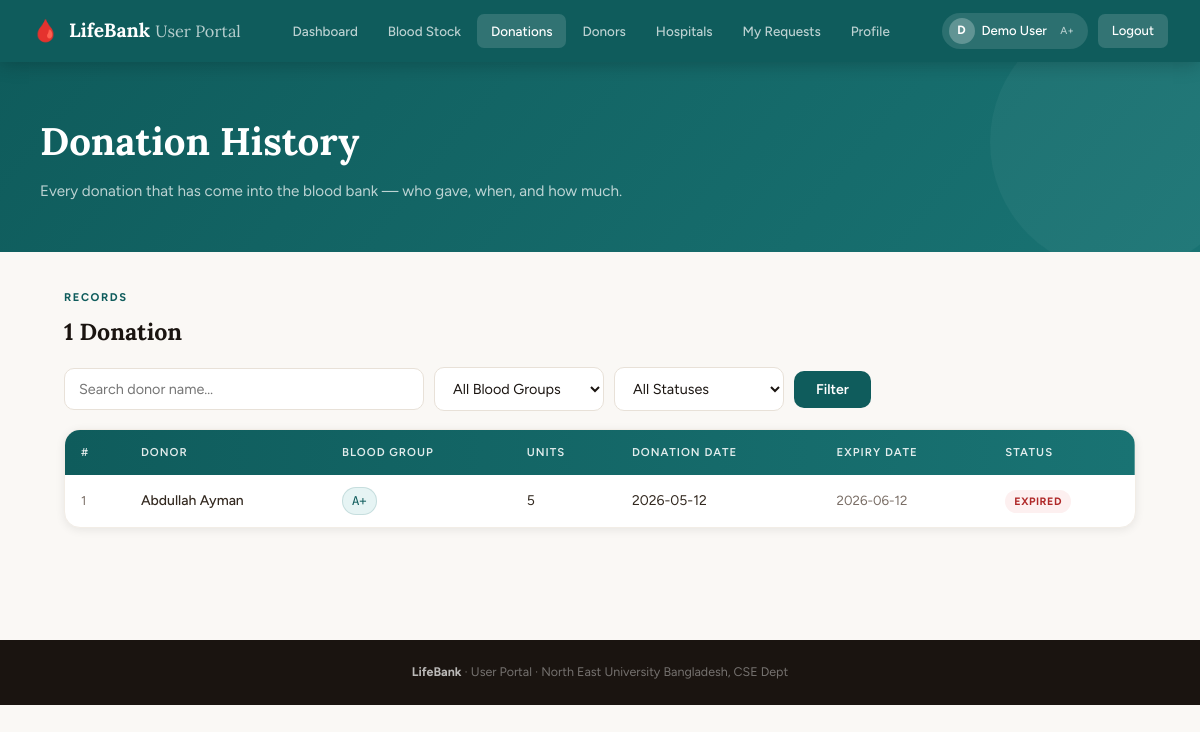
Screenshot of /user/donations.php (signed in) with the database file from the repository.
### tables this page shows
CREATE TABLE IF NOT EXISTS `donation` (
  `Donation_ID`   INT NOT NULL AUTO_INCREMENT,
  `Donor_ID`      INT DEFAULT NULL,
  `Blood_ID`      INT DEFAULT NULL,
  `Units`         INT NOT NULL DEFAULT 1,
  `Donation_Date` DATE DEFAULT NULL,
  `Expiry_Date`   DATE DEFAULT NULL,
  PRIMARY KEY (`Donation_ID`),
  KEY `fk_don_donor` (`Donor_ID`),
  KEY `fk_don_blood`  (`Blood_ID`),
  CONSTRAINT `fk_don_donor` FOREIGN KEY (`Donor_ID`) REFERENCES `donor` (`Donor_ID`) ON DELETE SET NULL,
  CONSTRAINT `fk_don_blood` FOREIGN KEY (`Blood_ID`) REFERENCES `blood` (`Blood_ID`) ON DELETE SET NULL
);

CREATE TABLE IF NOT EXISTS `donor` (
  `Donor_ID`    INT NOT NULL AUTO_INCREMENT,
  `Name`        VARCHAR(100) NOT NULL,
  `Age`         INT DEFAULT NULL,
  `Phone`       VARCHAR(20) DEFAULT NULL,
  `Blood_Group` VARCHAR(3)  DEFAULT NULL,
  `Street`      VARCHAR(255) DEFAULT NULL,
  `City`        VARCHAR(150) DEFAULT NULL,
  `State`       VARCHAR(100) DEFAULT NULL,
  `PIN_Code`    VARCHAR(10)  DEFAULT NULL,
  `Date_Joined` DATE DEFAULT NULL,
  PRIMARY KEY (`Donor_ID`)
);

CREATE TABLE IF NOT EXISTS `blood` (
  `Blood_ID`        INT NOT NULL AUTO_INCREMENT,
  `Blood_Group`     VARCHAR(3) NOT NULL,
  `Units`           INT NOT NULL DEFAULT 1,
  `Collection_Date` DATE DEFAULT NULL,
  `Expiry_Date`     DATE DEFAULT NULL,
  PRIMARY KEY (`Blood_ID`)
);

### user/donations.php (the view, shortened to what this page needs)
<?php
require_once 'config.php';
$bg_filter = isset($_GET['blood_group']) ? mysqli_real_escape_string($conn,$_GET['blood_group']) : '';
$search    = isset($_GET['search'])      ? mysqli_real_escape_string($conn,trim($_GET['search'])) : '';
$status_f  = isset($_GET['status'])      ? $_GET['status'] : '';
$conds = [];
$where = $conds ? 'WHERE '.implode(' AND ',$conds) : '';
$total  = mysqli_fetch_row(mysqli_query($conn,"SELECT COUNT(*) FROM donation d JOIN donor dn ON d.Donor_ID=dn.Donor_ID JOIN blood b ON d.Blood_ID=b.Blood_ID $where"))[0];
$result = mysqli_query($conn,"
    SELECT d.Donation_ID, dn.Name AS DonorName, b.Blood_Group, d.Units, d.Donation_Date, b.Expiry_Date
    FROM donation d
    JOIN donor dn ON d.Donor_ID=dn.Donor_ID
    JOIN blood  b  ON d.Blood_ID=b.Blood_ID
    $where
    ORDER BY d.Donation_Date DESC, d.Donation_ID DESC");
?>
<!DOCTYPE html><html lang="en"><head>
<link rel="stylesheet" href="user_style.css">
</head><body>
<?php include 'navbar.php'; ?>
<div class="page-hero">
    <div class="page-hero-inner">
        <h1>Donation History</h1>
        <p>Every donation that has come into the blood bank — who gave, when, and how much.</p>
    </div>
</div>
<div class="page-wrap">
    <div class="sec-eyebrow">Records</div>
    <h2 class="sec-title" style="margin-bottom:16px;"><?= $total ?> Donation<?= $total!=1?'s':'' ?></h2>
    <form method="GET" class="search-row">
        <input type="text" name="search" class="form-input" placeholder="Search donor name…" value="<?= htmlspecialchars($search) ?>">
        <select name="blood_group" class="form-select">
            <option value="">All Blood Groups</option>
        </select>
        <select name="status" class="form-select">
            <option value="">All Statuses</option>
        </select>
        <button type="submit" class="btn btn-primary">Filter</button>
    </form>
    <div class="table-wrap">
        <table class="u-table">
            <thead><tr><th>#</th><th>Donor</th><th>Blood Group</th><th>Units</th><th>Donation Date</th><th>Expiry Date</th><th>Status</th></tr></thead>
            <tbody>
            <?php $n=0; while($r=mysqli_fetch_assoc($result)): $n++;
                $expired = strtotime($r['Expiry_Date']) < time();
                $expiring = !$expired && strtotime($r['Expiry_Date']) <= strtotime('+7 days');
                $cls = $expired ? 'expired' : ($expiring ? 'expiring' : 'valid');
                $lbl = $expired ? 'Expired'  : ($expiring ? 'Expiring Soon' : 'Valid');
            ?>
            <tr>
                <td style="color:var(--muted);font-size:.8rem;"><?= $r['Donation_ID'] ?></td>
                <td style="font-weight:500;"><?= htmlspecialchars($r['DonorName']) ?></td>
                <td><span class="bb"><?= $r['Blood_Group'] ?></span></td>
                <td><?= $r['Units'] ?></td>
                <td><?= $r['Donation_Date'] ?></td>
                <td style="font-size:.83rem;color:var(--muted);"><?= $r['Expiry_Date'] ?></td>
                <td><span class="pill <?= $cls ?>"><?= $lbl ?></span></td>
            </tr>
            <?php endwhile; if($n===0): ?>
            <tr><td colspan="7" class="empty-row">No donations found<?= ($bg_filter||$search||$status_f)?' for that filter.':'.'; ?></td></tr>
            <?php endif; ?>
            </tbody>
        </table>
    </div>
</div>
<footer style="background:var(--ink);color:rgba(255,255,255,.4);text-align:center;padding:22px;font-size:.78rem;margin-top:48px;">
    <strong style="color:rgba(255,255,255,.7);">LifeBank</strong> · User Portal · North East University Bangladesh, CSE Dept
</footer>
</body></html>

### user/user_style.css (style rules this page uses)
:root { --teal: #0f5c5c; --teal-mid: #197373; --teal-light: #e6f4f4; --teal-glow: rgba(15,92,92,.14); --ruby: #b02a2a; --ruby-light: #fdf0f0; --amber: #b06a0a; --amber-light: #fef8ee; --emerald: #0e6b40; --emerald-light: #edf7f2; --ivory: #faf8f5; --ivory-2: #f2ede6; --ivory-3: #e8e1d8; --ink: #1a1410; --ink-soft: #332920; --muted: #7a6e66; --muted-light: #b0a499; --white: #ffffff; --shadow-xs: 0 1px 4px rgba(0,0,0,.06); --shadow-sm: 0 2px 10px rgba(0,0,0,.08); --shadow-md: 0 6px 28px rgba(0,0,0,.11); --shadow-lg: 0 16px 56px rgba(0,0,0,.16); --r: 10px; --r-lg: 16px; --r-xl: 22px; }
*, *::before, *::after { box-sizing: border-box; margin: 0; padding: 0; }
html { scroll-behavior: smooth; }
body { font-family: 'Figtree', sans-serif; background: var(--ivory); color: var(--ink); line-height: 1.65; min-height: 100vh; }
.page-wrap { max-width: 1120px; margin: 0 auto; padding: 36px 24px 64px; }
.page-hero { background: linear-gradient(130deg, var(--teal) 0%, var(--teal-mid) 100%); padding: 48px 32px; position: relative; overflow: hidden; }
.page-hero::after { content: ''; position: absolute; right: -50px; top: -50px; width: 260px; height: 260px; border-radius: 50%; background: rgba(255,255,255,.04); pointer-events: none; }
.page-hero-inner { max-width: 1120px; margin: 0 auto; position: relative; z-index: 1; }
.page-hero h1 { font-family: 'Lora', serif; font-size: clamp(1.7rem, 3.2vw, 2.4rem); font-weight: 700; color: #fff; margin-bottom: 6px; }
.page-hero p { color: rgba(255,255,255,.72); font-size: .95rem; }
.sec-eyebrow { font-size: .7rem; font-weight: 700; text-transform: uppercase; letter-spacing: .14em; color: var(--teal); margin-bottom: 6px; }
.sec-title { font-family: 'Lora', serif; font-size: 1.45rem; font-weight: 700; color: var(--ink); margin-bottom: 8px; }
.pill { display: inline-block; font-size: .67rem; font-weight: 700; text-transform: uppercase; letter-spacing: .05em; padding: 3px 9px; border-radius: 99px; }
.pill.expired { background: var(--ruby-light); color: var(--ruby); }
.table-wrap { background: var(--white); border-radius: var(--r-lg); box-shadow: var(--shadow-sm); border: 1px solid var(--ivory-2); overflow: hidden; }
.u-table { width: 100%; border-collapse: collapse; }
.u-table thead tr { background: linear-gradient(90deg, var(--teal), var(--teal-mid)); }
.u-table th { padding: 13px 16px; color: rgba(255,255,255,.88); font-size: .71rem; font-weight: 600; text-transform: uppercase; letter-spacing: .09em; text-align: left; }
.u-table td { padding: 12px 16px; font-size: .875rem; border-bottom: 1px solid var(--ivory-2); vertical-align: middle; color: var(--ink-soft); }
.u-table tbody tr:last-child td { border-bottom: none; }
.bb { font-family: 'DM Mono', monospace; display: inline-block; background: var(--teal-light); color: var(--teal); font-size: .76rem; padding: 3px 9px; border-radius: 99px; border: 1px solid rgba(15,92,92,.15); }
.form-input, .form-select, .form-textarea { width: 100%; padding: 11px 14px; border: 1.5px solid var(--ivory-3); border-radius: var(--r); font-family: inherit; font-size: .9rem; color: var(--ink); background: var(--white); outline: none; transition: border-color .18s, box-shadow .18s; }
.btn { display: inline-flex; align-items: center; gap: 7px; padding: 10px 22px; border-radius: var(--r); font-family: inherit; font-size: .88rem; font-weight: 600; cursor: pointer; border: none; transition: filter .15s, transform .1s; text-decoration: none; }
.btn-primary { background: var(--teal); color: #fff; }
.search-row { display: flex; gap: 10px; margin-bottom: 18px; flex-wrap: wrap; align-items: center; }
.search-row .form-input { max-width: 360px; margin: 0; }
.search-row .form-select { max-width: 170px; margin: 0; }

### rows the page displays
donation: Donation_ID "1", Donor_ID.Name "Abdullah Ayman", Blood_ID.Blood_Group "A+", Units "5", Donation_Date "2026-05-12", Blood_ID.Expiry_Date "2026-06-12", Blood_ID.Expiry_Date "EXPIRED"

### other values shown
$label "Dashboard Blood Stock Donations Donors Hospitals My Requests Profile"
substr($u['name'],0,1) "D"
$u['name'] "Demo User"
$u['blood_group'] "A+"
$total "1"
